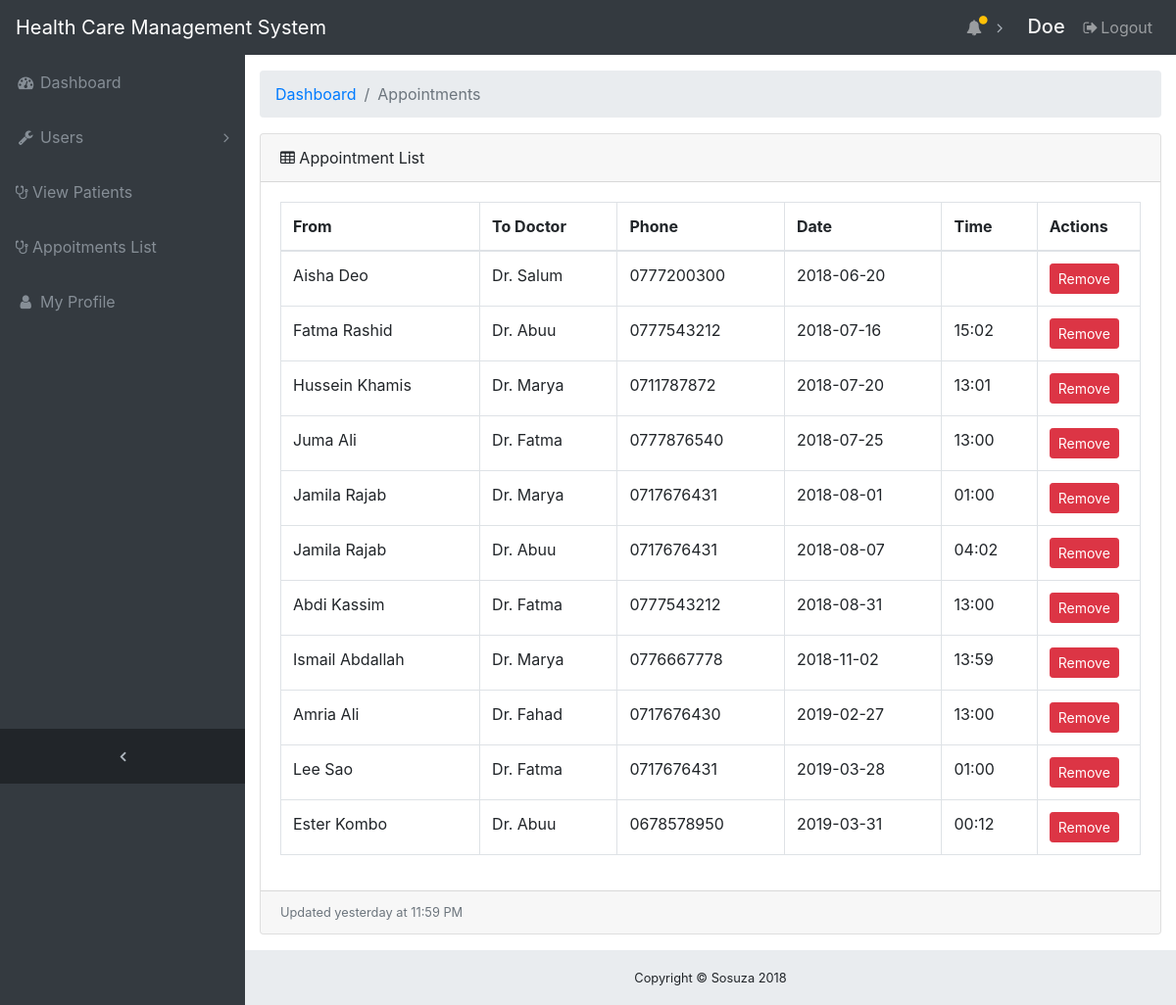
Page /admin/appointments.php (signed in) on the earlier database version.
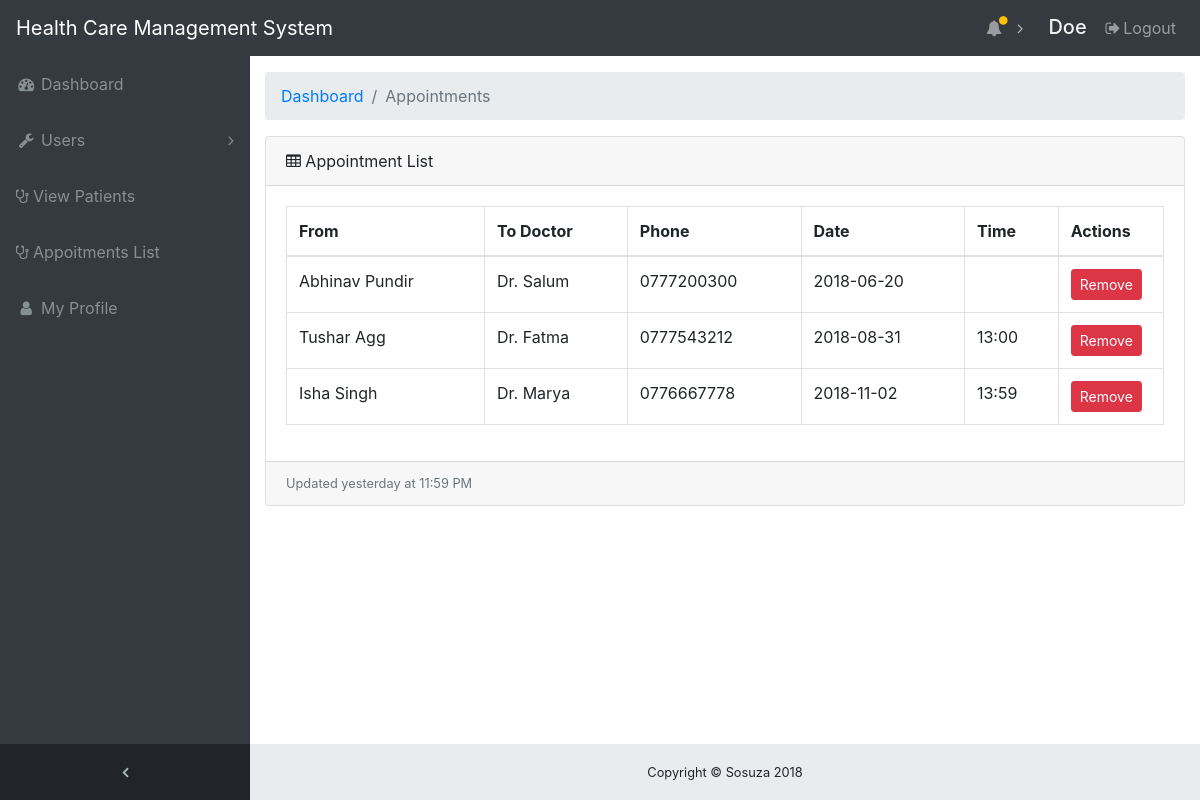
Same page on the later database version.
### tables this page shows
CREATE TABLE `patient` (
  `patient_id` int(11) NOT NULL,
  `fname` varchar(100) NOT NULL,
  `lname` varchar(25) NOT NULL,
  `status` varchar(100) NOT NULL,
  `regNumber` varchar(100) NOT NULL,
  `address` varchar(30) NOT NULL,
  `phone` varchar(15) NOT NULL,
  `email` varchar(30) NOT NULL,
  `dob` date NOT NULL,
  `gender` varchar(10) NOT NULL,
  `regDate` date NOT NULL,
  `code` int(15) NOT NULL,
  `treated` int(11) NOT NULL DEFAULT '0'
);

CREATE TABLE `employee` (
  `emp_id` int(11) NOT NULL,
  `user_id` int(11) NOT NULL,
  `uname` varchar(30) NOT NULL,
  `email` varchar(30) NOT NULL,
  `position` varchar(30) NOT NULL
);

CREATE TABLE `appointments` (
  `appoint_id` int(10) NOT NULL,
  `app_from` int(30) NOT NULL,
  `app_to` int(25) NOT NULL,
  `phone` varchar(15) NOT NULL,
  `app_date` varchar(25) NOT NULL,
  `app_time` varchar(25) NOT NULL,
  `message` text NOT NULL,
  `status` varchar(30) NOT NULL DEFAULT 'Pending'
);

### admin/appointments.php (the view)
<?php include 'header.php'; ?>
  <div class="content-wrapper">
    <div class="container-fluid">
      <ol class="breadcrumb">
        <li class="breadcrumb-item">
          <a href="index.php">Dashboard</a>
        </li>
        <li class="breadcrumb-item active">Appointments</li>
      </ol>
      <div class="card mb-3">
        <div class="card-header">
          <i class="fa fa-table"></i> Appointment List</div>
        <div class="card-body">
          <div class="table-responsive">
            <table class="table table-bordered" id="dataTable" width="100%" cellspacing="0">
              <thead>
                <th>From</th>
                <th>To Doctor</th>
                <th>Phone</th>
                <th>Date</th>
                <th>Time</th>
                <th width="12%">Actions</th>
              </thead>
              <tbody>
                 <?php
                  include 'includes/config.php';
                  $sql = mysqli_query($con, "SELECT * FROM patient INNER JOIN appointments ON appointments.app_from = patient.patient_id INNER JOIN employee ON appointments.app_to = employee.user_id");
                  while ($data=mysqli_fetch_assoc($sql)) {
                  ?>
                  <tr>
                    <td><?php echo $data['fname']." ".$data['lname']; ?></td>
                    <td><?php echo "Dr. ".$data['uname']; ?></td>
                    <td><?php echo $data['phone']; ?></td>
                    <td><?php echo $data['app_date']; ?></td>
                    <td><?php echo $data['app_time']; ?></td>
                    <td>
                      <a href="includes/manage_pat.php?action=delete_app&id=<?php echo $data['appoint_id']; ?>" class="btn btn-danger btn-sm"><span class="glyphicon glyphicon-remove"> Remove</span></a>
                    </td>
                  </tr>
                <?php } ?>
              </tbody>
            </table>
          </div>
        </div>
      <div class="card-footer small text-muted">Updated yesterday at 11:59 PM</div>
    </div>
  </div>
</div>
<?php include 'footer.php'; ?>

### admin/header.php (shortened to what this page needs)
<!DOCTYPE html>
<html lang="en">
<head>
  <link href="vendor/bootstrap/css/bootstrap.min.css" rel="stylesheet">
  <link href="vendor/font-awesome/css/font-awesome.min.css" rel="stylesheet" type="text/css">
  <link href="vendor/datatables/dataTables.bootstrap4.css" rel="stylesheet">
  <link href="css/sb-admin.css" rel="stylesheet">
</head>
<body class="fixed-nav sticky-footer bg-dark" id="page-top">
  <nav class="navbar navbar-expand-lg navbar-dark bg-dark fixed-top" id="mainNav">
    <a class="navbar-brand" href="index.php">Health Care Management System</a>
    <div class="collapse navbar-collapse" id="navbarResponsive">
      <ul class="navbar-nav navbar-sidenav" id="exampleAccordion">
        <li class="nav-item" data-toggle="tooltip" data-placement="right" title="Dashboard">
          <a class="nav-link" href="index.php">
            <i class="fa fa-fw fa-dashboard"></i>
            <span class="nav-link-text">Dashboard</span>
          </a>
        </li>
        <li class="nav-item" data-toggle="tooltip" data-placement="right" title="Users">
          <a class="nav-link nav-link-collapse collapsed" data-toggle="collapse" href="#collapseComponents" data-parent="#exampleAccordion">
            <i class="fa fa-fw fa-wrench"></i>
            <span class="nav-link-text">Users</span>
          </a>
        </li>
        <li class="nav-item" data-toggle="tooltip" data-placement="right" title="Patients">
          <a class="nav-link" href="patient_list.php">
            <i class="fa fa-stethoscope"></i>
            <span class="nav-link-text">View Patients</span>
          </a>
        </li>
        <li class="nav-item" data-toggle="tooltip" data-placement="right" title="Appoitments">
          <a class="nav-link" href="appointments.php">
            <i class="fa fa-stethoscope"></i>
            <span class="nav-link-text">Appoitments List</span>
          </a>
        </li>
         <li class="nav-item" data-toggle="tooltip" data-placement="right" title="Profile">
          <a class="nav-link" href="profile.php">
            <i class="fa fa-fw fa-user"></i>
            <span class="nav-link-text">My Profile</span>
          </a>
        </li>
      </ul>
      <ul class="navbar-nav sidenav-toggler">
        <li class="nav-item">
          <a class="nav-link text-center" id="sidenavToggler">
            <i class="fa fa-fw fa-angle-left"></i>
          </a>
        </li>
      </ul>
      <ul class="navbar-nav ml-auto">
        <li class="nav-item dropdown">
          <a class="nav-link dropdown-toggle mr-lg-2" id="alertsDropdown" href="#" data-toggle="dropdown" aria-haspopup="true" aria-expanded="false">
            <i class="fa fa-fw fa-bell"></i>
            <span class="indicator text-warning d-none d-lg-block">
              <i class="fa fa-fw fa-circle"></i>
            </span>
          </a>
        </li>
        <li class="nav-item">
          <form class="form-inline my-2 my-lg-0 mr-lg-2">
            <h5 style="margin-top: 7px; color: #f4f4f4"><?php echo $_SESSION['username']; ?></h5>
          </form>
        </li>
        <li class="nav-item">
          <a class="nav-link" data-toggle="modal" data-target="#exampleModal">
            <i class="fa fa-fw fa-sign-out"></i>Logout</a>
        </li>
      </ul>
    </div>
  </nav>

### admin/footer.php (shortened to what this page needs)
    <footer class="sticky-footer">
      <div class="container">
        <div class="text-center">
          <small>Copyright © Sosuza 2018</small>
        </div>
      </div>
    </footer>
</body>
</html>

### admin/css/sb-admin.css (style rules this page uses)
html { position: relative; min-height: 100%; }
body { overflow-x: hidden; }
body.sticky-footer { margin-bottom: 56px; }
body.sticky-footer .content-wrapper { min-height: calc(100vh - 56px - 56px); }
body.fixed-nav { padding-top: 56px; }
.content-wrapper { min-height: calc(100vh - 56px); padding-top: 1rem; }
#mainNav .navbar-collapse { overflow: auto; max-height: 75vh; }
#mainNav .navbar-collapse .navbar-nav .nav-item .nav-link { cursor: pointer; }
#mainNav .navbar-collapse .navbar-sidenav .nav-link-collapse:after { float: right; content: '\f107'; font-family: 'FontAwesome'; }
#mainNav .navbar-collapse .navbar-sidenav .nav-link-collapse.collapsed:after { content: '\f105'; }
#mainNav .navbar-collapse .sidenav-toggler { display: none; }
#mainNav .navbar-collapse .navbar-nav > .nav-item.dropdown > .nav-link { position: relative; min-width: 45px; }
#mainNav .navbar-collapse .navbar-nav > .nav-item.dropdown > .nav-link:after { float: right; width: auto; content: '\f105'; border: none; font-family: 'FontAwesome'; }
#mainNav .navbar-collapse .navbar-nav > .nav-item.dropdown > .nav-link .indicator { position: absolute; top: 5px; left: 21px; font-size: 10px; }
@media (min-width: 992px) { #mainNav .navbar-brand { width: 250px; } }
@media (min-width: 992px) { #mainNav .navbar-collapse { overflow: visible; max-height: none; } }
@media (min-width: 992px) { #mainNav .navbar-collapse .navbar-sidenav { position: absolute; top: 0; left: 0; -webkit-flex-direction: column; -ms-flex-direction: column; flex-direction: column; margin-top: 56px; } }
@media (min-width: 992px) { #mainNav .navbar-collapse .navbar-sidenav > .nav-item { width: 250px; padding: 0; } }
@media (min-width: 992px) { #mainNav .navbar-collapse .navbar-sidenav > .nav-item > .nav-link { padding: 1em; } }
@media (min-width: 992px) { #mainNav .navbar-collapse .navbar-nav > .nav-item.dropdown > .nav-link { min-width: 0; } }
@media (min-width: 992px) { #mainNav .navbar-collapse .navbar-nav > .nav-item.dropdown > .nav-link:after { width: 24px; text-align: center; } }
#mainNav.fixed-top .sidenav-toggler { display: none; }
@media (min-width: 992px) { #mainNav.fixed-top .navbar-sidenav { height: calc(100vh - 112px); } }
@media (min-width: 992px) { #mainNav.fixed-top .sidenav-toggler { position: absolute; top: 0; left: 0; display: flex; -webkit-flex-direction: column; -ms-flex-direction: column; flex-direction: column; margin-top: calc(100vh - 56px); } }
@media (min-width: 992px) { #mainNav.fixed-top .sidenav-toggler > .nav-item { width: 250px; padding: 0; } }
@media (min-width: 992px) { #mainNav.fixed-top .sidenav-toggler > .nav-item > .nav-link { padding: 1em; } }
#mainNav.fixed-top.navbar-dark .sidenav-toggler { background-color: #212529; }
#mainNav.fixed-top.navbar-dark .sidenav-toggler a i { color: #adb5bd; }
.content-wrapper { overflow-x: hidden; background: white; }
@media (min-width: 992px) { .content-wrapper { margin-left: 250px; } }
#sidenavToggler i { font-weight: 800; }
#mainNav.navbar-dark .navbar-collapse .navbar-sidenav .nav-link-collapse:after { color: #868e96; }
#mainNav.navbar-dark .navbar-collapse .navbar-sidenav > .nav-item > .nav-link { color: #868e96; }
#mainNav.navbar-dark .navbar-collapse .navbar-nav > .nav-item.dropdown > .nav-link:after { color: #adb5bd; }
@media (min-width: 992px) { #mainNav.navbar-dark .navbar-collapse .navbar-sidenav { background: #343a40; } }
footer.sticky-footer { position: absolute; right: 0; bottom: 0; width: 100%; height: 56px; background-color: #e9ecef; line-height: 55px; }
@media (min-width: 992px) { footer.sticky-footer { width: calc(100% - 250px); } }

Differences in the rows shown:
removed patient: fname "Fatma", lname "Rashid", employee.uname "Abuu", appointments.phone "0777543212", appointments.app_date "2018-07-16", appointments.app_time "15:02"
removed patient: fname "Hussein", lname "Khamis", employee.uname "Marya", appointments.phone "0711787872", appointments.app_date "2018-07-20", appointments.app_time "13:01"
removed patient: fname "Juma", lname "Ali", employee.uname "Fatma", appointments.phone "0777876540", appointments.app_date "2018-07-25", appointments.app_time "13:00"
removed patient: fname "Jamila", lname "Rajab", employee.uname "Marya", appointments.phone "0717676431", appointments.app_date "2018-08-01", appointments.app_time "01:00", employee.uname "Abuu", appointments.app_date "2018-08-07", appointments.app_time "04:02"
removed patient: fname "Amria", lname "Ali", employee.uname "Fahad", appointments.phone "0717676430", appointments.app_date "2019-02-27", appointments.app_time "13:00"
removed patient: fname "Lee", lname "Sao", employee.uname "Fatma", appointments.phone "0717676431", appointments.app_date "2019-03-28", appointments.app_time "01:00"
removed patient: fname "Ester", lname "Kombo", employee.uname "Abuu", appointments.phone "0678578950", appointments.app_date "2019-03-31", appointments.app_time "00:12"
changed patient "Salum": fname "Aisha" → "Abhinav"; lname "Deo" → "Pundir"
changed patient "Fatma": fname "Abdi" → "Tushar"; lname "Kassim" → "Agg"
changed patient "Marya": fname "Ismail" → "Isha"; lname "Abdallah" → "Singh"
